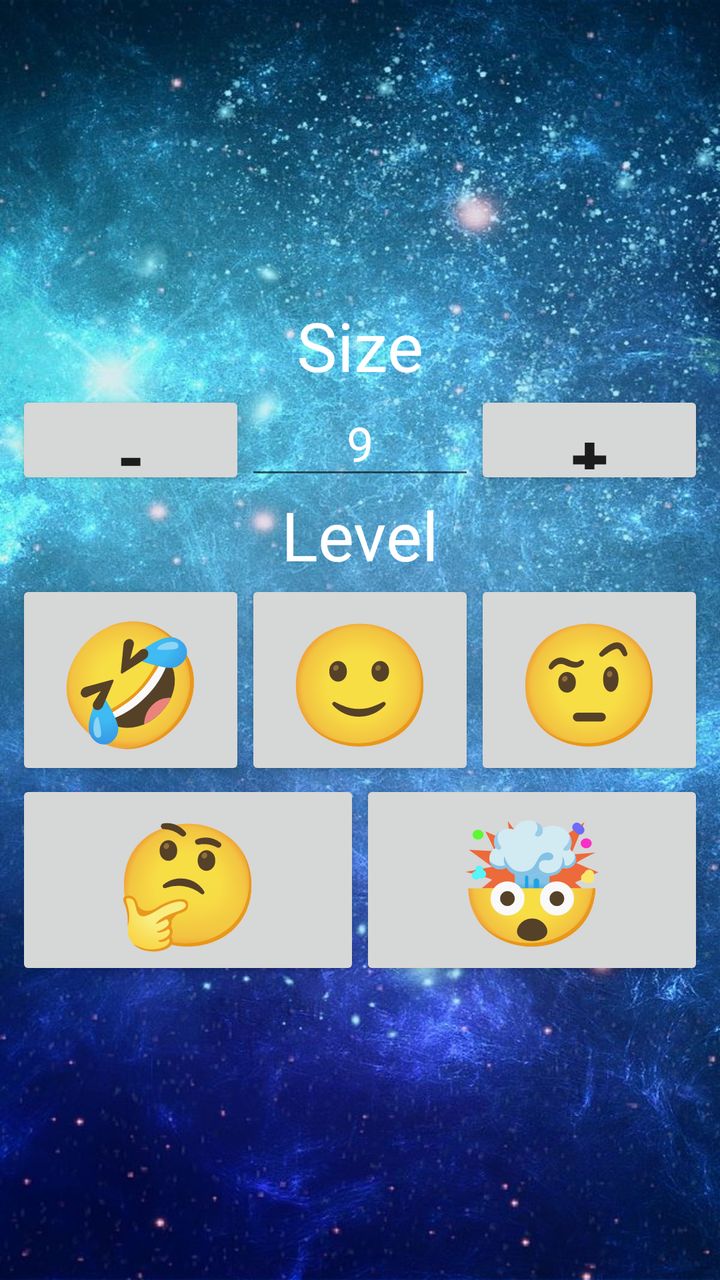
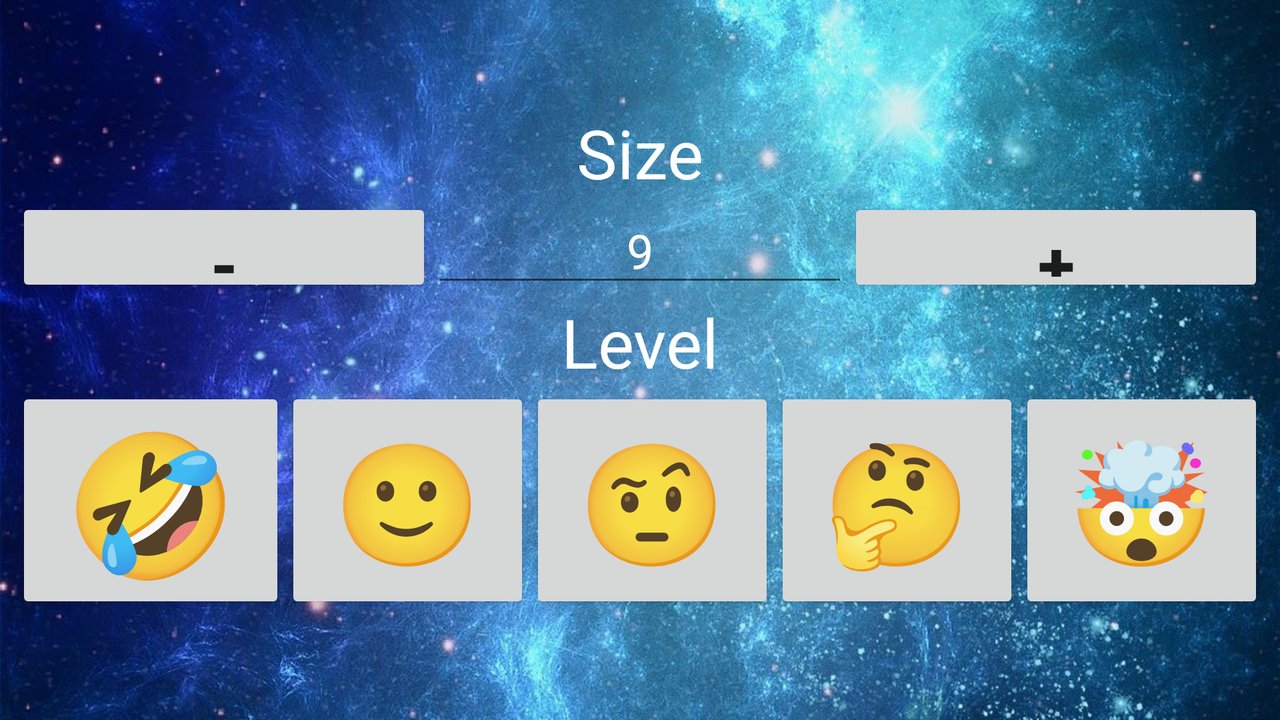

First picture: res/layout/ on a phone held upright. Second picture: the repository's own variant of that layout, on a device whose configuration matches the variant's folder. Source for both follows.
<!-- AndroidManifest.xml: application theme Theme.Sudoku -->
<!-- res/layout/activity_choose.xml -->
<?xml version="1.0" encoding="utf-8"?>
<androidx.constraintlayout.widget.ConstraintLayout xmlns:android="http://schemas.android.com/apk/res/android"
    xmlns:app="http://schemas.android.com/apk/res-auto"
    xmlns:tools="http://schemas.android.com/tools"
    android:id="@+id/layout_5"
    android:layout_width="match_parent"
    android:layout_height="match_parent"
    android:background="@drawable/background">

    <LinearLayout
        android:layout_width="0dp"
        android:layout_height="wrap_content"
        android:layout_marginStart="8dp"
        android:layout_marginEnd="8dp"
        android:gravity="center"
        android:orientation="vertical"
        app:layout_constraintBottom_toBottomOf="parent"
        app:layout_constraintEnd_toEndOf="parent"
        app:layout_constraintStart_toStartOf="parent"
        app:layout_constraintTop_toTopOf="parent">

        <TextView
            android:id="@+id/textView2"
            android:layout_width="match_parent"
            android:layout_height="wrap_content"
            android:text="@string/size"
            android:textAlignment="center"
            android:textColor="@color/white"
            android:textSize="34sp" />

        <androidx.constraintlayout.widget.ConstraintLayout
            android:layout_width="match_parent"
            android:layout_height="match_parent">

            <Button
                android:id="@+id/button8"
                android:layout_width="0dp"
                android:layout_height="0dp"
                android:layout_weight="1"
                android:insetTop="0dp"
                android:insetBottom="0dp"
                android:text="-"
                android:textSize="34sp"
                android:textStyle="bold"
                app:layout_constraintBottom_toBottomOf="parent"
                app:layout_constraintEnd_toStartOf="@+id/editTextNumber"
                app:layout_constraintStart_toStartOf="parent"
                app:layout_constraintTop_toTopOf="parent" />

            <EditText
                android:id="@+id/editTextNumber"
                android:layout_width="0dp"
                android:layout_height="wrap_content"
                android:ems="10"
                android:inputType="number"
                android:maxLength="2"
                android:text="9"
                android:textAlignment="center"
                android:textColor="@color/white"
                android:textSize="24sp"
                app:layout_constraintBottom_toBottomOf="parent"
                app:layout_constraintEnd_toStartOf="@+id/button9"
                app:layout_constraintStart_toEndOf="@+id/button8"
                app:layout_constraintTop_toTopOf="parent" />

            <Button
                android:id="@+id/button9"
                android:layout_width="0dp"
                android:layout_height="0dp"
                android:layout_weight="1"
                android:insetTop="0dp"
                android:insetBottom="0dp"
                android:text="+"
                android:textSize="34sp"
                android:textStyle="bold"
                app:layout_constraintBottom_toBottomOf="parent"
                app:layout_constraintEnd_toEndOf="parent"
                app:layout_constraintStart_toEndOf="@+id/editTextNumber"
                app:layout_constraintTop_toTopOf="parent" />
        </androidx.constraintlayout.widget.ConstraintLayout>

        <TextView
            android:id="@+id/textView"
            android:layout_width="wrap_content"
            android:layout_height="wrap_content"
            android:text="@string/level"
            android:textColor="@color/white"
            android:textSize="34sp" />

        <TableLayout
            android:layout_width="match_parent"
            android:layout_height="match_parent">

            <TableRow
                android:layout_width="match_parent"
                android:layout_height="match_parent">

                <Button
                    android:id="@+id/button2"
                    android:layout_width="wrap_content"
                    android:layout_height="wrap_content"
                    android:layout_weight="1"
                    android:insetLeft="3dp"
                    android:insetTop="0dp"
                    android:insetRight="3dp"
                    android:insetBottom="3dp"
                    android:text="🤣"
                    android:textSize="60sp" />

                <Button
                    android:id="@+id/button3"
                    android:layout_width="wrap_content"
                    android:layout_height="match_parent"
                    android:layout_weight="1"
                    android:insetLeft="3dp"
                    android:insetTop="0dp"
                    android:insetRight="3dp"
                    android:insetBottom="3dp"
                    android:text="🙂"
                    android:textSize="60sp" />

                <Button
                    android:id="@+id/button4"
                    android:layout_width="wrap_content"
                    android:layout_height="match_parent"
                    android:layout_weight="1"
                    android:insetLeft="3dp"
                    android:insetTop="0dp"
                    android:insetRight="3dp"
                    android:insetBottom="3dp"
                    android:text="🤨"
                    android:textSize="60sp" />
            </TableRow>

            <TableRow
                android:layout_width="match_parent"
                android:layout_height="match_parent">

                <Button
                    android:id="@+id/button5"
                    android:layout_width="wrap_content"
                    android:layout_height="wrap_content"
                    android:layout_weight="1"
                    android:insetLeft="3dp"
                    android:insetTop="3dp"
                    android:insetRight="3dp"
                    android:insetBottom="0dp"
                    android:text="🤔"
                    android:textSize="60sp" />

                <Button
                    android:id="@+id/button6"
                    android:layout_width="wrap_content"
                    android:layout_height="match_parent"
                    android:layout_weight="1"
                    android:insetLeft="3dp"
                    android:insetTop="3dp"
                    android:insetRight="3dp"
                    android:insetBottom="0dp"
                    android:text="🤯"
                    android:textSize="60sp" />

            </TableRow>

        </TableLayout>

    </LinearLayout>

</androidx.constraintlayout.widget.ConstraintLayout>
<!-- resources referenced by this layout -->
<resources>
  <color name="white">#FFFFFFFF</color>
  <!-- drawable background: jpeg bitmap (drawable, 164510 bytes) -->
  <string name="level">Level</string>
  <string name="size">Size</string>
  <style name="Theme.Sudoku" parent="Theme.MaterialComponents.DayNight.DarkActionBar">
          
          <item name="colorPrimary">@color/light_blue</item>
          <item name="colorPrimaryVariant">@color/blue</item>
          <item name="colorOnPrimary">@color/white</item>
          
          <item name="colorSecondary">@color/blue</item>
          <item name="colorSecondaryVariant">@color/dark_blue</item>
          <item name="colorOnSecondary">@color/white</item>
          
          <item name="android:statusBarColor" tools:targetApi="l">?attr/colorPrimaryVariant</item>
          
      </style>
  <color name="light_blue">#FF88CCFF</color>
  <color name="blue">#FF3399FF</color>
  <color name="dark_blue">#FF1122BB</color>
</resources>
<!-- res/layout-land/activity_choose.xml (the author's variant of the layout above) -->
<!-- drawn on the phone turned sideways -->
<?xml version="1.0" encoding="utf-8"?>
<androidx.constraintlayout.widget.ConstraintLayout xmlns:android="http://schemas.android.com/apk/res/android"
    xmlns:app="http://schemas.android.com/apk/res-auto"
    xmlns:tools="http://schemas.android.com/tools"
    android:id="@+id/layout_5"
    android:layout_width="match_parent"
    android:layout_height="match_parent"
    android:background="@drawable/background_land">

    <LinearLayout
        android:layout_width="0dp"
        android:layout_height="wrap_content"
        android:layout_marginStart="8dp"
        android:layout_marginEnd="8dp"
        android:gravity="center"
        android:orientation="vertical"
        app:layout_constraintBottom_toBottomOf="parent"
        app:layout_constraintEnd_toEndOf="parent"
        app:layout_constraintStart_toStartOf="parent"
        app:layout_constraintTop_toTopOf="parent">

        <TextView
            android:id="@+id/textView2"
            android:layout_width="match_parent"
            android:layout_height="wrap_content"
            android:text="@string/size"
            android:textAlignment="center"
            android:textColor="@color/white"
            android:textSize="34sp" />

        <androidx.constraintlayout.widget.ConstraintLayout
            android:layout_width="match_parent"
            android:layout_height="match_parent">

            <Button
                android:id="@+id/button8"
                android:layout_width="0dp"
                android:layout_height="0dp"
                android:layout_weight="1"
                android:insetTop="0dp"
                android:insetBottom="0dp"
                android:text="-"
                android:textSize="34sp"
                android:textStyle="bold"
                app:layout_constraintBottom_toBottomOf="parent"
                app:layout_constraintEnd_toStartOf="@+id/editTextNumber"
                app:layout_constraintStart_toStartOf="parent"
                app:layout_constraintTop_toTopOf="parent" />

            <EditText
                android:id="@+id/editTextNumber"
                android:layout_width="0dp"
                android:layout_height="wrap_content"
                android:ems="10"
                android:inputType="number"
                android:maxLength="2"
                android:text="9"
                android:textAlignment="center"
                android:textColor="@color/white"
                android:textSize="24sp"
                app:layout_constraintBottom_toBottomOf="parent"
                app:layout_constraintEnd_toStartOf="@+id/button9"
                app:layout_constraintStart_toEndOf="@+id/button8"
                app:layout_constraintTop_toTopOf="parent" />

            <Button
                android:id="@+id/button9"
                android:layout_width="0dp"
                android:layout_height="0dp"
                android:layout_weight="1"
                android:insetTop="0dp"
                android:insetBottom="0dp"
                android:text="+"
                android:textSize="34sp"
                android:textStyle="bold"
                app:layout_constraintBottom_toBottomOf="parent"
                app:layout_constraintEnd_toEndOf="parent"
                app:layout_constraintStart_toEndOf="@+id/editTextNumber"
                app:layout_constraintTop_toTopOf="parent" />
        </androidx.constraintlayout.widget.ConstraintLayout>

        <TextView
            android:id="@+id/textView"
            android:layout_width="wrap_content"
            android:layout_height="wrap_content"
            android:text="@string/level"
            android:textColor="@color/white"
            android:textSize="34sp" />

        <LinearLayout
            android:layout_width="match_parent"
            android:layout_height="match_parent"
            android:orientation="horizontal">

            <Button
                android:id="@+id/button2"
                android:layout_width="wrap_content"
                android:layout_height="wrap_content"
                android:layout_weight="1"
                android:insetLeft="3dp"
                android:insetTop="0dp"
                android:insetRight="3dp"
                android:insetBottom="3dp"
                android:text="🤣"
                android:textSize="70sp" />

            <Button
                android:id="@+id/button3"
                android:layout_width="wrap_content"
                android:layout_height="match_parent"
                android:layout_weight="1"
                android:insetLeft="3dp"
                android:insetTop="0dp"
                android:insetRight="3dp"
                android:insetBottom="3dp"
                android:text="🙂"
                android:textSize="60sp" />

            <Button
                android:id="@+id/button4"
                android:layout_width="wrap_content"
                android:layout_height="match_parent"
                android:layout_weight="1"
                android:insetLeft="3dp"
                android:insetTop="0dp"
                android:insetRight="3dp"
                android:insetBottom="3dp"
                android:text="🤨"
                android:textSize="60sp" />

            <Button
                android:id="@+id/button5"
                android:layout_width="wrap_content"
                android:layout_height="match_parent"
                android:layout_weight="1"
                android:insetLeft="3dp"
                android:insetTop="3dp"
                android:insetRight="3dp"
                android:insetBottom="0dp"
                android:text="🤔"
                android:textSize="60sp" />

            <Button
                android:id="@+id/button6"
                android:layout_width="wrap_content"
                android:layout_height="match_parent"
                android:layout_weight="1"
                android:insetLeft="3dp"
                android:insetTop="3dp"
                android:insetRight="3dp"
                android:insetBottom="0dp"
                android:text="🤯"
                android:textSize="60sp" />
        </LinearLayout>

    </LinearLayout>

</androidx.constraintlayout.widget.ConstraintLayout>
<!-- resources referenced by the variant -->
<!-- as the phone turned sideways resolves them -->
<resources>
  <color name="white">#FFFFFFFF</color>
  <!-- drawable background_land: jpeg bitmap (drawable, 263581 bytes) -->
  <string name="level">Level</string>
  <string name="size">Size</string>
  <style name="Theme.Sudoku" parent="Theme.MaterialComponents.DayNight.DarkActionBar">
          
          <item name="colorPrimary">@color/light_blue</item>
          <item name="colorPrimaryVariant">@color/blue</item>
          <item name="colorOnPrimary">@color/white</item>
          
          <item name="colorSecondary">@color/blue</item>
          <item name="colorSecondaryVariant">@color/dark_blue</item>
          <item name="colorOnSecondary">@color/white</item>
          
          <item name="android:statusBarColor" tools:targetApi="l">?attr/colorPrimaryVariant</item>
          
      </style>
  <color name="light_blue">#FF88CCFF</color>
  <color name="blue">#FF3399FF</color>
  <color name="dark_blue">#FF1122BB</color>
</resources>
